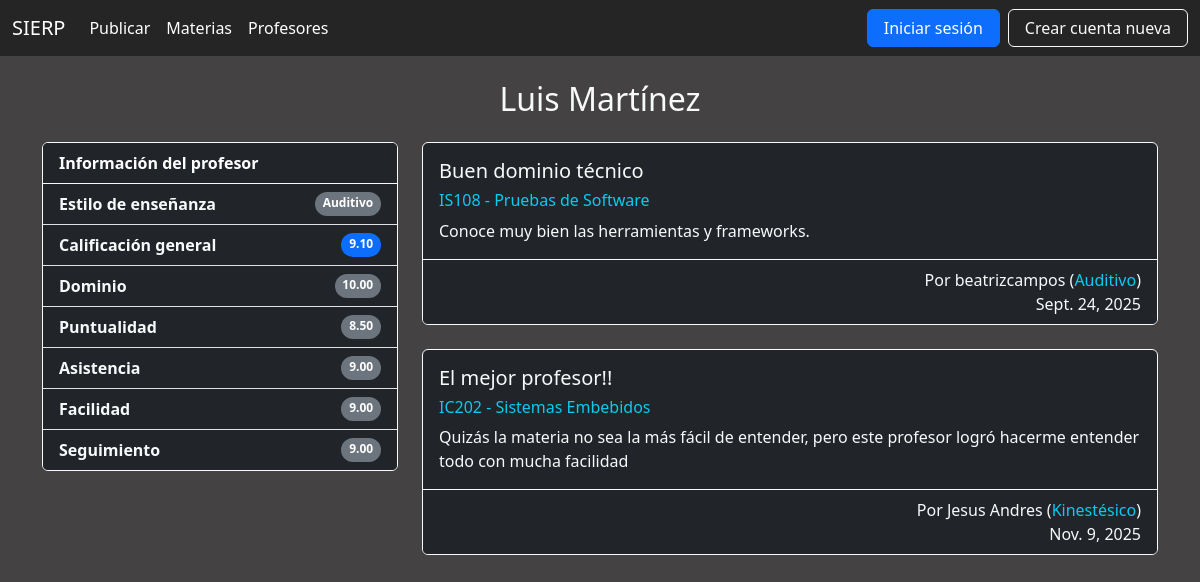
The app's page /profesor/8 with its own data.
### profesor/models.py (models this page shows)
class Profesor(models.Model):
    METODOS_ENSENANZA = [
        ('visual', 'Visual'),
        ('auditivo', 'Auditivo'),
        ('kinestesico', 'Kinestésico'),
    ]
    nombre = models.CharField(max_length=50)
    metodo_ensenanza = models.CharField(
        max_length=20,
        choices=METODOS_ENSENANZA,
        default='visual'
    )
    usuarios = models.ManyToManyField('usuario.Usuario', through='publicacion.Publicacion')
    materias = models.ManyToManyField('materia.Materia', through='publicacion.Publicacion')
    def __str__(self) -> str:
        return self.nombre

### publicacion/models.py (models this page shows, shortened)
class Publicacion(models.Model):
    usuario = models.ForeignKey(Usuario, on_delete=models.CASCADE)
    profesor = models.ForeignKey(Profesor, on_delete=models.CASCADE)
    materia = models.ForeignKey(Materia, on_delete=models.CASCADE)
    titulo = models.CharField(max_length=70)
    fecha = models.DateField()
    comentario = models.CharField(max_length=500)
    dominio = models.IntegerField()
    puntualidad = models.IntegerField()
    asistencia = models.IntegerField()
    facilidad = models.IntegerField()
    seguimiento = models.IntegerField()

### materia/models.py (models this page shows)
class Materia(models.Model):
    clave = models.CharField(max_length=10)
    nombre = models.CharField(max_length=50)
    departamento = models.CharField(max_length=50)
    usuarios = models.ManyToManyField('usuario.Usuario', through='publicacion.Publicacion')
    profesores = models.ManyToManyField('profesor.Profesor', through='publicacion.Publicacion')
    def __str__(self) -> str:
        return f'{self.clave} - {self.nombre}'

### usuario/models.py (models this page shows, shortened)
class Usuario(AbstractUser):
    METODOS_APRENDIZAJE = [
        ('visual', 'Visual'),
        ('auditivo', 'Auditivo'),
        ('kinestesico', 'Kinestésico'),
    ]
    nombre_usuario = models.CharField(max_length=20)
    metodo_aprendizaje = models.CharField(
        max_length=20,
        choices=METODOS_APRENDIZAJE,
        blank=True,
        null=True
    )
    profesores = models.ManyToManyField('profesor.Profesor', through='publicacion.Publicacion')
    materias = models.ManyToManyField('materia.Materia', through='publicacion.Publicacion')

### publicacion/views.py (the view)
# urls.py: path('profesor/<int:profesor_id>', views.ProfesorView.as_view(), name='profesor'),
class ProfesorView(generic.ListView):
    template_name = 'publicacion/profesor.html'
    def get_queryset(self):
        return Publicacion.objects.filter(profesor_id=self.kwargs['profesor_id'])
    def get_context_data(self, **kwargs):
        context = super().get_context_data(**kwargs)
        profesor = get_object_or_404(Profesor, pk=self.kwargs['profesor_id'])
        publicaciones = self.get_queryset()
        promedios = publicaciones.aggregate(
            promedio_dominio=Avg('dominio'),
            promedio_puntualidad=Avg('puntualidad'),
            promedio_asistencia=Avg('asistencia'),
            promedio_facilidad=Avg('facilidad'),
            promedio_seguimiento=Avg('seguimiento')
        )
        if publicaciones.exists():
            calificacion_general = (
                promedios['promedio_dominio'] +
                promedios['promedio_puntualidad'] +
                promedios['promedio_asistencia'] +
                promedios['promedio_facilidad'] +
                promedios['promedio_seguimiento']
            ) / 5
        else:
            calificacion_general = 0
        context['profesor'] = profesor
        context['promedio_dominio'] = promedios['promedio_dominio']
        context['promedio_puntualidad'] = promedios['promedio_puntualidad']
        context['promedio_asistencia'] = promedios['promedio_asistencia']
        context['promedio_facilidad'] = promedios['promedio_facilidad']
        context['promedio_seguimiento'] = promedios['promedio_seguimiento']
        context['calificacion_general'] = calificacion_general
        return context

### templates/publicacion/profesor.html (shortened to what this page needs)
{% extends "base.html" %}
{% block content %}
<div class="container mt-4">
    <h2 class="mb-4 text-light text-center">{{ profesor }}</h2>
    <div class="row">
        <div class="col-md-4">
            <section>
                <div class="card mb-4 bg-dark border border-light">
                    <div class="card-header bg-dark text-white border-bottom border-light">
                        <strong>Información del profesor</strong>
                    </div>
                    <ul class="list-group list-group-flush text-start">
                        <li class="list-group-item bg-dark text-light d-flex justify-content-between">
                            <span><strong>Estilo de enseñanza</strong></span>
                            <span class="badge bg-secondary rounded-pill">
                                {{ profesor.get_metodo_ensenanza_display }}
                            </span>
                        </li>
                        <li class="list-group-item bg-dark text-light d-flex justify-content-between">
                            <span><strong>Calificación general</strong></span>
                            <span class="badge bg-primary rounded-pill">
                                {{ calificacion_general|floatformat:2 }}
                            </span>
                        </li>
                        <li class="list-group-item bg-dark text-light d-flex justify-content-between">
                            <span><strong>Dominio</strong></span>
                            <span class="badge bg-secondary rounded-pill">
                                {{ promedio_dominio|floatformat:2 }}
                            </span>
                        </li>
                        <li class="list-group-item bg-dark text-light d-flex justify-content-between">
                            <span><strong>Puntualidad</strong></span>
                            <span class="badge bg-secondary rounded-pill">
                                {{ promedio_puntualidad|floatformat:2 }}
                            </span>
                        </li>
                        <li class="list-group-item bg-dark text-light d-flex justify-content-between">
                            <span><strong>Asistencia</strong></span>
                            <span class="badge bg-secondary rounded-pill">
                                {{ promedio_asistencia|floatformat:2 }}
                            </span>
                        </li>
                        <li class="list-group-item bg-dark text-light d-flex justify-content-between">
                            <span><strong>Facilidad</strong></span>
                            <span class="badge bg-secondary rounded-pill">
                                {{ promedio_facilidad|floatformat:2 }}
                            </span>
                        </li>
                        <li class="list-group-item bg-dark text-light d-flex justify-content-between">
                            <span><strong>Seguimiento</strong></span>
                            <span class="badge bg-secondary rounded-pill">
                                {{ promedio_seguimiento|floatformat:2 }}
                            </span>
                        </li>
                    </ul>
                </div>
            </section>
        </div>
        <div class="col-md-8">
            {% if publicacion_list %}
                {% for publicacion in publicacion_list %}
                <section>
                    <div class="card mb-4 bg-dark border border-light">
                        <div class="card-body">
                            <h5 class="card-title text-light">{{ publicacion.titulo }}</h5>
                            <h6 class="text-info">{{ publicacion.materia }}</h6>
                            <p class="card-text text-light">{{ publicacion.comentario }}</p>
                        </div>
                        <div class="card-footer text-light text-end bg-dark border-top border-light">
                            Por {{ publicacion.usuario.username }}
                            {% if publicacion.usuario.metodo_aprendizaje %}
                                (<span class="text-info">{{ publicacion.usuario.get_metodo_aprendizaje_display }}</span>)
                            {% endif %}
                            <br>
                            {{ publicacion.fecha }}
                        </div>
                    </div>
                </section>
                {% endfor %}
            {% else %}
                <div class="alert alert-warning text-center bg-dark text-light border border-light" role="alert">
                    Aún no hay publicaciones sobre este profesor.
                </div>
            {% endif %}
        </div>
    </div>
</div>
{% endblock content %}

### templates/base.html (style rules this page uses)
body { background-color: #444242; color: #ffffff; }

### records on screen
Profesor: nombre "Luis Martínez", metodo_ensenanza "Auditivo"
Publicacion: titulo "Buen dominio técnico", materia "IS108 - Pruebas de Software", comentario "Conoce muy bien las herramientas y frameworks.", usuario.username "beatrizcampos", usuario.metodo_aprendizaje "Auditivo", fecha "Sept. 24, 2025"
Publicacion: titulo "El mejor profesor!!", materia "IC202 - Sistemas Embebidos", comentario "Quizás la materia no sea la más fácil de entender, pero este profesor logró hacerme entender todo con mucha facilidad", usuario.username "Jesus Andres", usuario.metodo_aprendizaje "Kinestésico", fecha "Nov. 9, 2025"

### other values on screen
{{ calificacion_general|floatformat:2 }} "9.10"
{{ promedio_dominio|floatformat:2 }} "10.00"
{{ promedio_puntualidad|floatformat:2 }} "8.50"
{{ promedio_asistencia|floatformat:2 }} "9.00"
{{ promedio_facilidad|floatformat:2 }} "9.00"
{{ promedio_seguimiento|floatformat:2 }} "9.00"
